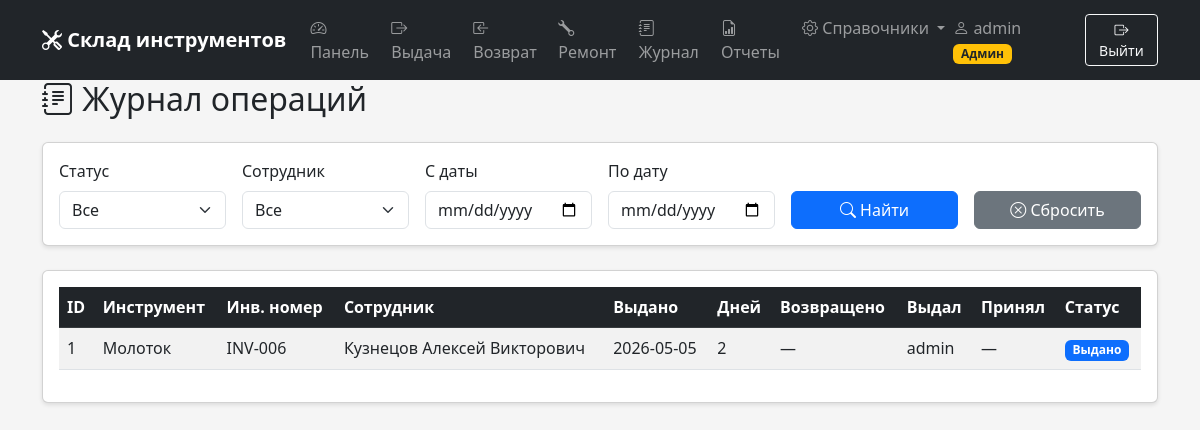
Page /journal (signed in) on the committed database.
### tables this page shows
CREATE TABLE transactions (
        id INTEGER PRIMARY KEY AUTOINCREMENT,
        tool_id INTEGER NOT NULL,
        employee_id INTEGER NOT NULL,
        issued_by INTEGER NOT NULL,
        issue_date TEXT NOT NULL,
        return_date TEXT,
        returned_to INTEGER,
        status TEXT DEFAULT 'issued',
        FOREIGN KEY (tool_id) REFERENCES tools(id),
        FOREIGN KEY (employee_id) REFERENCES employees(id),
        FOREIGN KEY (issued_by) REFERENCES users(id),
        FOREIGN KEY (returned_to) REFERENCES users(id)
    );

CREATE TABLE tools (
        id INTEGER PRIMARY KEY AUTOINCREMENT,
        name TEXT NOT NULL,
        inventory_number TEXT UNIQUE,
        description TEXT,
        status TEXT DEFAULT 'ok'
    );

CREATE TABLE employees (
        id INTEGER PRIMARY KEY AUTOINCREMENT,
        fullname TEXT NOT NULL,
        department TEXT,
        is_active INTEGER DEFAULT 1
    );

CREATE TABLE users (
        id INTEGER PRIMARY KEY AUTOINCREMENT,
        username TEXT UNIQUE NOT NULL,
        password_hash TEXT NOT NULL,
        role TEXT NOT NULL DEFAULT 'storekeeper'
    );

### app.py (the view)
@app.route('/journal')
@login_required
def journal():
    conn = get_db()
    deadline_days = int(get_setting('deadline_days', '14'))
    deadline_date = (datetime.now() - timedelta(days=deadline_days)).strftime('%Y-%m-%d')
    status_filter = request.args.get('status', 'all')
    date_from = request.args.get('date_from', '')
    date_to = request.args.get('date_to', '')
    employee_filter = request.args.get('employee_id', '')
    query = '''
        SELECT tr.id, t.name as tool_name, t.inventory_number,
               e.fullname as employee_name, tr.issue_date, tr.return_date,
               u1.username as issued_by_name,
               u2.username as returned_to_name,
               tr.status,
               CASE WHEN tr.status = 'issued' AND tr.issue_date < ? THEN 1 ELSE 0 END as is_overdue,
               CAST(julianday('now') - julianday(tr.issue_date) AS INTEGER) as days_issued
        FROM transactions tr
        JOIN tools t ON tr.tool_id = t.id
        JOIN employees e ON tr.employee_id = e.id
        JOIN users u1 ON tr.issued_by = u1.id
        LEFT JOIN users u2 ON tr.returned_to = u2.id
        WHERE 1=1
    '''
    params = [deadline_date]
    if status_filter == 'issued':
        query += " AND tr.status = 'issued'"
    elif status_filter == 'returned':
        query += " AND tr.status = 'returned'"
    if date_from:
        query += " AND tr.issue_date >= ?"
        params.append(date_from)
    if date_to:
        query += " AND tr.issue_date <= ?"
        params.append(date_to)
    if employee_filter:
        query += " AND tr.employee_id = ?"
        params.append(employee_filter)
    query += " ORDER BY tr.issue_date DESC LIMIT 100"
    transactions = conn.execute(query, params).fetchall()
    employees = conn.execute("SELECT * FROM employees WHERE is_active = 1 ORDER BY fullname").fetchall()
    conn.close()
    return render_template('journal.html',
                         transactions=transactions,
                         employees=employees,
                         status_filter=status_filter,
                         date_from=date_from,
                         date_to=date_to,
                         employee_filter=employee_filter,
                         deadline_days=deadline_days)

### app.py (called while the page is built)
def get_db():
    conn = sqlite3.connect('tools.db')
    conn.row_factory = sqlite3.Row
    return conn

def get_setting(key, default=None):
    conn = get_db()
    row = conn.execute("SELECT value FROM settings WHERE key = ?", (key,)).fetchone()
    conn.close()
    if row:
        return row['value']
    return default

def login_required(f):
    @wraps(f)
    def decorated_function(*args, **kwargs):
        if 'user_id' not in session:
            flash('Пожалуйста, войдите в систему', 'warning')
            return redirect(url_for('login'))
        return f(*args, **kwargs)
    return decorated_function

### templates/journal.html (shortened to what this page needs)
{% extends "base.html" %}
{% block content %}
<div class="container">
    <h2 class="mb-4"><i class="bi bi-journal-text"></i> Журнал операций</h2>
    <div class="card mb-4">
        <div class="card-body">
            <form method="GET" class="row g-3">
                <div class="col-md-2">
                    <label class="form-label">Статус</label>
                    <select class="form-select" name="status">
                        <option value="all" {% if status_filter == 'all' %}selected{% endif %}>Все</option>
                    </select>
                </div>
                <div class="col-md-2">
                    <label class="form-label">Сотрудник</label>
                    <select class="form-select" name="employee_id">
                        <option value="">Все</option>
                    </select>
                </div>
                <div class="col-md-2">
                    <label class="form-label">С даты</label>
                    <input type="date" class="form-control" name="date_from" value="{{ date_from }}">
                </div>
                <div class="col-md-2">
                    <label class="form-label">По дату</label>
                    <input type="date" class="form-control" name="date_to" value="{{ date_to }}">
                </div>
                <div class="col-md-2 d-flex align-items-end">
                    <button type="submit" class="btn btn-primary w-100">
                        <i class="bi bi-search"></i> Найти
                    </button>
                </div>
                <div class="col-md-2 d-flex align-items-end">
                    <a href="/journal" class="btn btn-secondary w-100">
                        <i class="bi bi-x-circle"></i> Сбросить
                    </a>
                </div>
            </form>
        </div>
    </div>
    <div class="card">
        <div class="card-body">
            <div class="table-responsive">
                <table class="table table-striped table-hover">
                    <thead class="table-dark">
                        <tr>
                            <th>ID</th>
                            <th>Инструмент</th>
                            <th>Инв. номер</th>
                            <th>Сотрудник</th>
                            <th>Выдано</th>
                            <th>Дней</th>
                            <th>Возвращено</th>
                            <th>Выдал</th>
                            <th>Принял</th>
                            <th>Статус</th>
                        </tr>
                    </thead>
                    <tbody>
                        {% for t in transactions %}
                        <tr class="{% if t.is_overdue and t.status == 'issued' %}table-danger{% endif %}">
                            <td>{{ t.id }}</td>
                            <td>{{ t.tool_name }}</td>
                            <td>{{ t.inventory_number }}</td>
                            <td>{{ t.employee_name }}</td>
                            <td>{{ t.issue_date }}</td>
                            <td>
                                {% if t.status == 'issued' %}
                                <span class="{% if t.is_overdue %}text-danger fw-bold{% endif %}">
                                    {{ t.days_issued }}
                                </span>
                                {% else %}
                                —
                                {% endif %}
                            </td>
                            <td>{{ t.return_date or '—' }}</td>
                            <td>{{ t.issued_by_name }}</td>
                            <td>{{ t.returned_to_name or '—' }}</td>
                            <td>
                                {% if t.status == 'issued' and t.is_overdue %}
                                <span class="badge bg-danger">Просрочено</span>
                                {% elif t.status == 'issued' %}
                                <span class="badge bg-primary">Выдано</span>
                                {% else %}
                                <span class="badge bg-success">Возвращено</span>
                                {% endif %}
                            </td>
                        </tr>
                        {% else %}
                        <tr>
                            <td colspan="10" class="text-center text-muted">Записи не найдены</td>
                        </tr>
                        {% endfor %}
                    </tbody>
                </table>
            </div>
        </div>
    </div>
</div>
{% endblock %}

### templates/base.html (style rules this page uses)
body { padding-top: 60px; background-color: #f5f5f5; }
.card { margin-bottom: 20px; box-shadow: 0 2px 4px rgba(0,0,0,0.1); }

### rows in the picture
transactions: id "1", tool_name "Молоток", inventory_number "INV-006", employee_name "Кузнецов Алексей Викторович", issue_date "2026-05-05", days_issued "2", return_date "—", issued_by_name "admin", returned_to_name "—", status "Выдано"

### other values in the picture
{{ session.username }} "admin"
